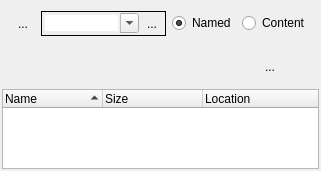
<?xml version="1.0" encoding="UTF-8"?>
<ui version="4.0">
 <class>SearchView</class>
 <widget class="QWidget" name="SearchView">
  <property name="geometry">
   <rect>
    <x>0</x>
    <y>0</y>
    <width>321</width>
    <height>171</height>
   </rect>
  </property>
  <property name="windowTitle">
   <string>Form</string>
  </property>
  <layout class="QVBoxLayout" name="verticalLayout">
   <property name="spacing">
    <number>2</number>
   </property>
   <property name="margin">
    <number>2</number>
   </property>
   <item>
    <widget class="QWidget" name="widget" native="true">
     <layout class="QHBoxLayout" name="horizontalLayout">
      <item>
       <widget class="QToolButton" name="toolButtonClose">
        <property name="text">
         <string>...</string>
        </property>
        <property name="autoRaise">
         <bool>true</bool>
        </property>
       </widget>
      </item>
      <item>
       <widget class="QFrame" name="frameFind">
        <property name="frameShape">
         <enum>QFrame::Box</enum>
        </property>
        <property name="frameShadow">
         <enum>QFrame::Plain</enum>
        </property>
        <layout class="QHBoxLayout" name="horizontalLayout_3">
         <property name="spacing">
          <number>1</number>
         </property>
         <property name="margin">
          <number>1</number>
         </property>
         <item>
          <widget class="QComboBox" name="comboBox">
           <property name="sizePolicy">
            <sizepolicy hsizetype="Expanding" vsizetype="Fixed">
             <horstretch>0</horstretch>
             <verstretch>0</verstretch>
            </sizepolicy>
           </property>
           <property name="editable">
            <bool>true</bool>
           </property>
           <property name="maxVisibleItems">
            <number>7</number>
           </property>
           <property name="insertPolicy">
            <enum>QComboBox::InsertAlphabetically</enum>
           </property>
           <property name="frame">
            <bool>false</bool>
           </property>
          </widget>
         </item>
         <item>
          <widget class="QToolButton" name="toolButtonClear">
           <property name="text">
            <string>...</string>
           </property>
           <property name="autoRaise">
            <bool>true</bool>
           </property>
          </widget>
         </item>
        </layout>
       </widget>
      </item>
      <item>
       <widget class="QRadioButton" name="radioButtonNamed">
        <property name="toolTip">
         <string>Find file name</string>
        </property>
        <property name="text">
         <string>Named</string>
        </property>
        <property name="checked">
         <bool>true</bool>
        </property>
       </widget>
      </item>
      <item>
       <widget class="QRadioButton" name="radioButtonContent">
        <property name="toolTip">
         <string>Find in content</string>
        </property>
        <property name="text">
         <string>Content</string>
        </property>
       </widget>
      </item>
     </layout>
    </widget>
   </item>
   <item>
    <widget class="QWidget" name="widgetProgress" native="true">
     <layout class="QHBoxLayout" name="horizontalLayout_2">
      <item>
       <widget class="QLabel" name="labelInfo">
        <property name="sizePolicy">
         <sizepolicy hsizetype="Ignored" vsizetype="Preferred">
          <horstretch>0</horstretch>
          <verstretch>0</verstretch>
         </sizepolicy>
        </property>
        <property name="text">
         <string/>
        </property>
       </widget>
      </item>
      <item>
       <widget class="QToolButton" name="toolButtonStopFind">
        <property name="text">
         <string>...</string>
        </property>
        <property name="shortcut">
         <string>Ctrl+S</string>
        </property>
        <property name="autoRaise">
         <bool>true</bool>
        </property>
       </widget>
      </item>
      <item>
       <widget class="QLabel" name="labelAnim">
        <property name="minimumSize">
         <size>
          <width>22</width>
          <height>22</height>
         </size>
        </property>
        <property name="maximumSize">
         <size>
          <width>22</width>
          <height>22</height>
         </size>
        </property>
        <property name="text">
         <string/>
        </property>
       </widget>
      </item>
     </layout>
    </widget>
   </item>
   <item>
    <widget class="QTreeWidget" name="treeWidget">
     <property name="selectionMode">
      <enum>QAbstractItemView::ExtendedSelection</enum>
     </property>
     <property name="rootIsDecorated">
      <bool>false</bool>
     </property>
     <attribute name="headerShowSortIndicator" stdset="0">
      <bool>true</bool>
     </attribute>
     <column>
      <property name="text">
       <string notr="true">Name</string>
      </property>
     </column>
     <column>
      <property name="text">
       <string>Size</string>
      </property>
     </column>
     <column>
      <property name="text">
       <string>Location</string>
      </property>
     </column>
    </widget>
   </item>
  </layout>
 </widget>
 <resources/>
 <connections>
  <connection>
   <sender>toolButtonClear</sender>
   <signal>clicked()</signal>
   <receiver>comboBox</receiver>
   <slot>clearEditText()</slot>
   <hints>
    <hint type="sourcelabel">
     <x>289</x>
     <y>18</y>
    </hint>
    <hint type="destinationlabel">
     <x>235</x>
     <y>20</y>
    </hint>
   </hints>
  </connection>
 </connections>
</ui>
